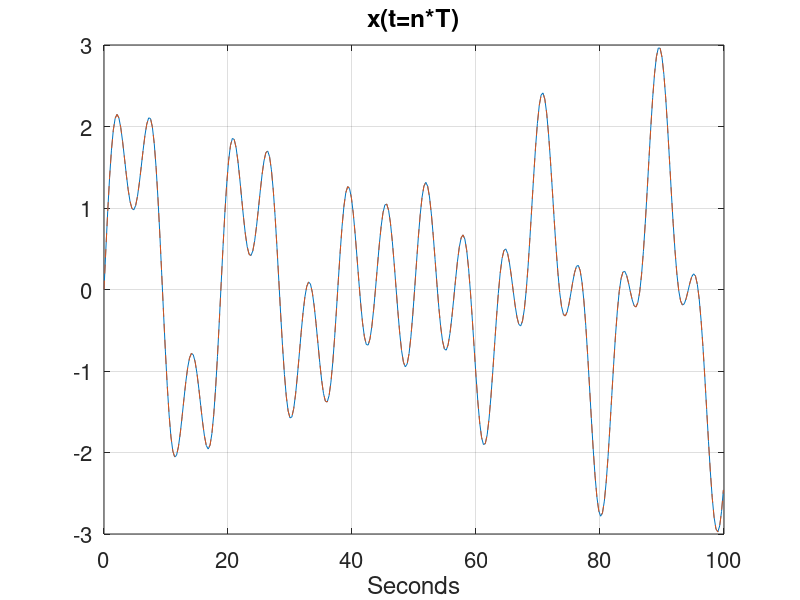

This chart was generated by the following MATLAB code:
% Es 1

% double comment (%%) are used to divide your script
% into blocks. You can execute a block at a time by using
% "Run Section" (ctrl/cmd + enter)

% Build a signal x(n) as the sum of three different sinusoids sin(2pift) 
% at the normalized frequencies omega_1=0.11, omega_2=0.09,omega_3=0.3. 
% The sampling period is T = 0.3 seconds, and the signal is defined for 
% t in [0, 100] seconds. 

% Begin always with these three lines:
close all % close figures
clearvars % clear workspace
clc % clear command window

%% create the signal x(n)

T = .3;
duration = 100;
time = 0:T:duration;

Omega = [0.11, 0.09, 0.3];
S = zeros(length(Omega), length(time));

for o = 1:length(Omega)
    
%     for cnt = 1:length(time)
%         
%         S(o, cnt) = sin(Omega(o)*time(cnt) /T);
%         
%     end
    
    S(o,:) = sin(Omega(o) * time / T);
    
end

% % Loop can be also totally avoided (transpose Omega and multiply element-wise by time)
% S = sin(Omega'.*time./T);

x = sum(S, 1);

%% plot

figure;
plot(time, x);
xlabel('Seconds');
title('x(t=n*T)');
grid
set(gca, 'fontsize', 16)

%% period of the sinusoids

% NB: here you have to put ./ otherwise MATLAB reports an error.
P = 2*pi*T ./ Omega;

%% build x1(n)

x1 = sum(sin(2*pi*time./P'), 1);

hold on; 
plot(time, x1, '--');







